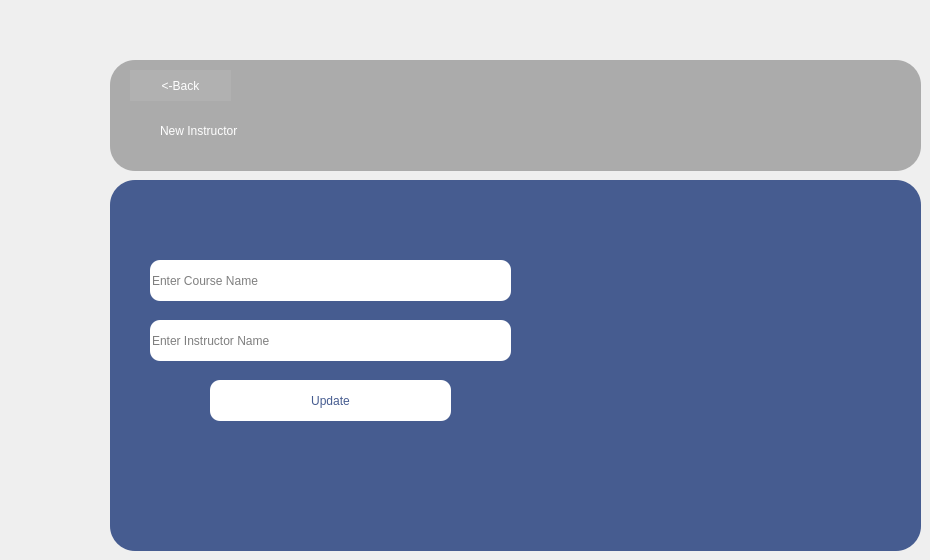
				<widget class="QWidget" name="page_20">
					<widget class="QFrame" name="frame_28">
						<property name="geometry">
							<rect>
								<x>110</x>
								<y>180</y>
								<width>811</width>
								<height>371</height>
							</rect>
						</property>
						<property name="styleSheet">
							<string notr="true">
								background-color: rgb(70, 92, 144);
								border-radius: 25px;
							</string>
						</property>
						<property name="frameShape">
							<enum>QFrame::Shape::StyledPanel</enum>
						</property>
						<property name="frameShadow">
							<enum>QFrame::Shadow::Raised</enum>
						</property>
						<widget class="QLineEdit" name="StudentName_9">
							<property name="geometry">
								<rect>
									<x>40</x>
									<y>140</y>
									<width>361</width>
									<height>41</height>
								</rect>
							</property>
							<property name="styleSheet">
								<string notr="true">
									color: black;
									background-color: white;
									border-radius: 10px;
									font: 9pt &quot;Segoe UI&quot;;
								</string>
							</property>
							<property name="text">
								<string/>
							</property>
							<property name="frame">
								<bool>true</bool>
							</property>
							<property name="echoMode">
								<enum>QLineEdit::EchoMode::Normal</enum>
							</property>
							<property name="readOnly">
								<bool>false</bool>
							</property>
							<property name="placeholderText">
								<string>Enter Instructor Name</string>
							</property>
						</widget>
						<widget class="QPushButton" name="pushButton_19">
							<property name="geometry">
								<rect>
									<x>100</x>
									<y>200</y>
									<width>241</width>
									<height>41</height>
								</rect>
							</property>
							<property name="styleSheet">
								<string notr="true">
									QPushButton {

									background-color: rgb(255, 255, 255);

									color: rgb(70, 92, 144);
									border: 2px ;
									border-radius: 10px;
									padding: 8px 16px;
									font: 700 16pt &quot;Segoe UI&quot;;
									}

									QPushButton:hover {
									background-color: rgb(211, 211, 211);
									}
								</string>
							</property>
							<property name="text">
								<string>Update</string>
							</property>
						</widget>
						<widget class="QLabel" name="label_52">
							<property name="geometry">
								<rect>
									<x>430</x>
									<y>10</y>
									<width>341</width>
									<height>371</height>
								</rect>
							</property>
							<property name="text">
								<string/>
							</property>
							<property name="pixmap">
								<pixmap resource="project01.qrc">:/project01/Coding_workshop-pana.png</pixmap>
							</property>
							<property name="scaledContents">
								<bool>true</bool>
							</property>
						</widget>
						<widget class="QLineEdit" name="StudentName_12">
							<property name="geometry">
								<rect>
									<x>40</x>
									<y>80</y>
									<width>361</width>
									<height>41</height>
								</rect>
							</property>
							<property name="styleSheet">
								<string notr="true">
									color: black;
									background-color: white;
									border-radius: 10px;
									font: 9pt &quot;Segoe UI&quot;;
								</string>
							</property>
							<property name="text">
								<string/>
							</property>
							<property name="frame">
								<bool>true</bool>
							</property>
							<property name="echoMode">
								<enum>QLineEdit::EchoMode::Normal</enum>
							</property>
							<property name="readOnly">
								<bool>false</bool>
							</property>
							<property name="placeholderText">
								<string>Enter Course Name</string>
							</property>
						</widget>
					</widget>
					<widget class="QFrame" name="frame_29">
						<property name="geometry">
							<rect>
								<x>110</x>
								<y>60</y>
								<width>811</width>
								<height>111</height>
							</rect>
						</property>
						<property name="styleSheet">
							<string notr="true">
								background-color: rgb(171, 171, 171);

								border-radius: 25px;
							</string>
						</property>
						<property name="frameShape">
							<enum>QFrame::Shape::StyledPanel</enum>
						</property>
						<property name="frameShadow">
							<enum>QFrame::Shadow::Raised</enum>
						</property>
						<widget class="QLabel" name="label_53">
							<property name="geometry">
								<rect>
									<x>730</x>
									<y>10</y>
									<width>61</width>
									<height>61</height>
								</rect>
							</property>
							<property name="styleSheet">
								<string notr="true">
									font: 700 36pt &quot;Segoe UI&quot;;
									color: rgb(70, 92, 144);
								</string>
							</property>
							<property name="text">
								<string/>
							</property>
							<property name="pixmap">
								<pixmap resource="project01.qrc">:/newPrefix/Screenshot_2025-05-15_005716-removebg-preview.png</pixmap>
							</property>
							<property name="scaledContents">
								<bool>true</bool>
							</property>
						</widget>
						<widget class="QLabel" name="label_54">
							<property name="geometry">
								<rect>
									<x>50</x>
									<y>40</y>
									<width>411</width>
									<height>61</height>
								</rect>
							</property>
							<property name="styleSheet">
								<string notr="true">
									color: rgb(255, 255, 255);
									font: 700 28pt &quot;Segoe UI&quot;;

								</string>
							</property>
							<property name="text">
								<string>New Instructor</string>
							</property>
						</widget>
						<widget class="QPushButton" name="AdminPortalbackB_5">
							<property name="geometry">
								<rect>
									<x>20</x>
									<y>10</y>
									<width>101</width>
									<height>31</height>
								</rect>
							</property>
							<property name="styleSheet">
								<string notr="true">
									background-color: rgb(177, 177, 177);
									color: rgb(255, 255, 255);
									font: 12pt &quot;Segoe UI&quot;;
								</string>
							</property>
							<property name="text">
								<string>&lt;-Back</string>
							</property>
						</widget>
					</widget>
				</widget>
